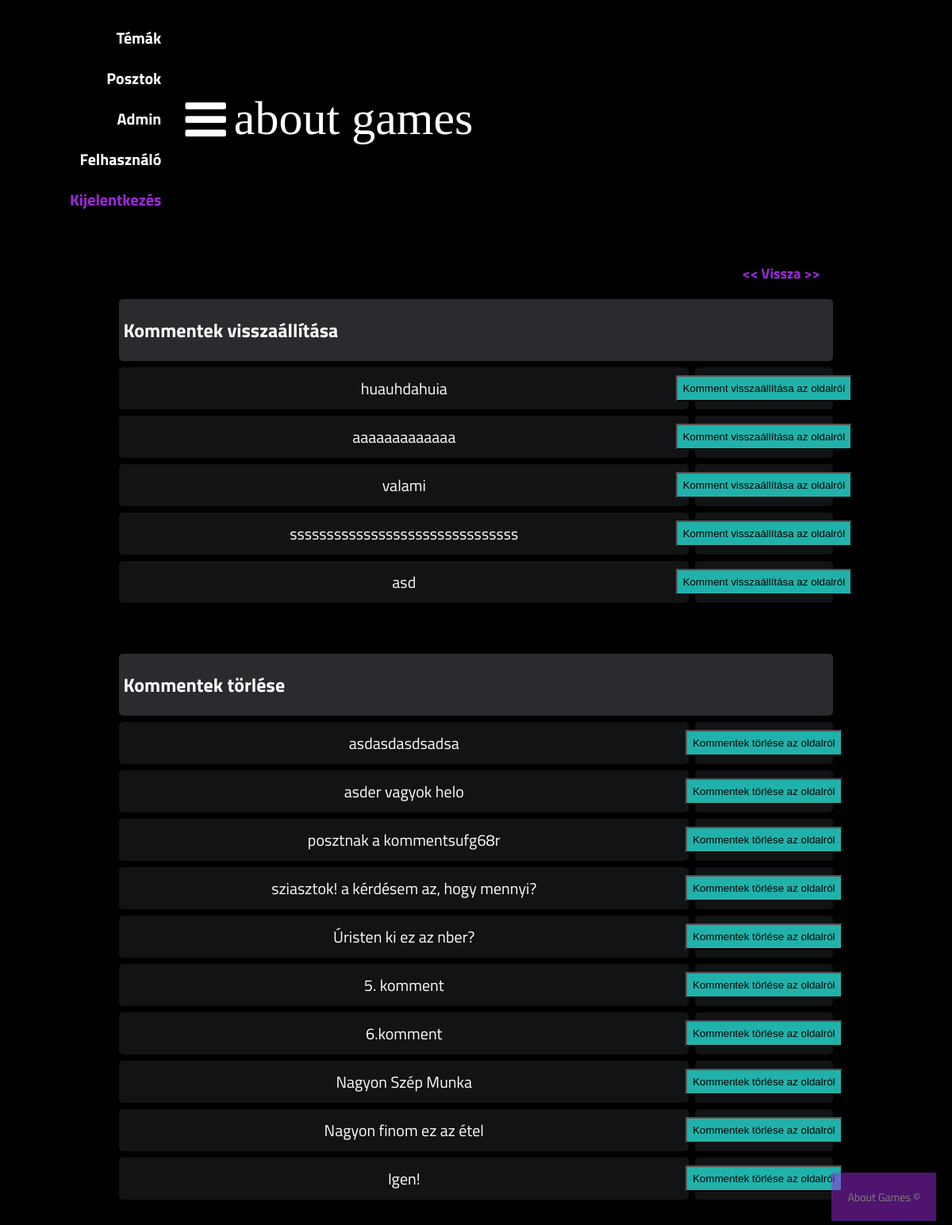
/Zarodolgozat_program/public/functions/admin_comment.php?admin_id=10 (signed in), run on the app's committed database.
### tables this page shows
CREATE TABLE `forum_comments` (
  `comment_id` int(11) NOT NULL,
  `forum_id` int(11) NOT NULL,
  `user_id` int(11) DEFAULT NULL,
  `comment` varchar(500) NOT NULL DEFAULT '',
  `deleted` datetime DEFAULT NULL
);

### Zarodolgozat_program/public/functions/admin_comment.php (the view, shortened to what this page needs)
<?php require_once "../pdo.php";
include "../layout/header.php";
$stmt_admin_check = $db->prepare("SELECT * FROM user WHERE web_admin = 2");
$stmt_admin_check->execute();
$admin = $stmt_admin_check->fetch();
$stmt_felhasznalo = $db->prepare("SELECT * FROM user INNER JOIN forum_comments ON user.user_id = forum_comments.user_id");
$stmt_felhasznalo->execute();
$kommentek = $stmt_felhasznalo->fetchAll();
?>
    </header>
<div class="container" style="width: 80%; margin: auto">
    <div class="subforum">
        <div class="subforum-description">
            <a href="admin_post.php?admin_id=<?= $admin['user_id'] ?>" style="float: right; margin-right: 20px; font-size: 18px"> <strong><<</strong> Vissza <strong>>></strong> </a>
            <br><br>
        </div>
        <div class="subforum-title">
            <h1 style="font-size: 24px">Kommentek visszaállítása</h1>
        </div>
        <?php foreach ($kommentek as $komment): ?>
            <?php if ($komment['deleted'] != null): ?>
                <div class="subforum-row" style="grid-template-columns: 80% 20%">
                    <div class="subforum-stats subforum-column center">
                        <span style="font-size: 20px"><?= $komment['comment'] ?></span>
                    </div>
                    <div class="subforum-info subforum-column center">
                        <?php if ($admin['web_admin'] == 2): ?>
                            <form method="post" action="/functions/admin_comment.php?admin_id=<?= $admin['user_id'] ?>">
                                <input type="submit" name="visszaallitas" id="visszaallitas" value="Komment visszaállítása az oldalról" style="padding: 7px; background-color: lightseagreen; color: black">
                            </form>
                        <?php endif;?>
                    </div>
                </div>
            <?php endif;?>
        <?php endforeach;?>
    </div>
</div>
<div class="container" style="width: 80%; margin: auto">
    <div class="subforum">
        <div class="subforum-title">
            <h1 style="font-size: 24px">Kommentek törlése</h1>
        </div>
        <?php foreach ($kommentek as $komment): ?>
            <?php if ($komment['deleted'] == null): ?>
                <div class="subforum-row" style="grid-template-columns: 80% 20%">
                    <div class="subforum-stats subforum-column center">
                        <span style="font-size: 20px"><?= $komment['comment'] ?></span>
                    </div>
                    <div class="subforum-info subforum-column center">
                        <?php if ($admin['web_admin'] == 2): ?>
                            <form method="post" action="/functions/admin_comment.php?admin_id=<?= $admin['user_id'] ?>">
                                <input type="submit" name="torles" id="torles" value="Kommentek törlése az oldalról" style="padding: 7px; background-color: lightseagreen; color: black">
                            </form>
                        <?php endif;?>
                    </div>
                </div>
            <?php endif;?>
        <?php endforeach;?>
    </div>
</div>
<?php include "../layout/footer.php"; ?>

### Zarodolgozat_program/public/css/styles.css (style rules this page uses)
* { box-sizing: border-box; }
html { font-size: 14px; font-family: 'Titillium Web', sans-serif; background-color:rgb(0,0,0); color:#FEFEFE; }
a { color:#9d29db; font-weight: bolder; text-decoration: none; }
h1 { font-size:16px; font-weight: bolder; }
.container { margin: 20px; padding: 20px; }
.subforum { margin-top:20px; }
.subforum-title { background-color:#292B2E; padding: 5px; border-radius: 5px; margin:4px; }
.subforum-row { display: grid; grid-template-columns: 7% 60% 13% 20%; }
.subforum-column { padding: 10px; margin: 4px; border-radius: 5px; background-color:#111314; }
.subforum-description * { margin-block: 0; }
.center { display: flex; justify-content: center; align-items: center; }

### data on the page
forum_comments: comment "huauhdahuia"
forum_comments: comment "aaaaaaaaaaaaa"
forum_comments: comment "valami"
forum_comments: comment "sssssssssssssssssssssssssssssss"
forum_comments: comment "asd"
forum_comments: comment "asdasdasdsadsa"
forum_comments: comment "asder vagyok helo"
forum_comments: comment "posztnak a kommentsufg68r"
forum_comments: comment "sziasztok! a kérdésem az, hogy mennyi?"
forum_comments: comment "Úristen ki ez az nber?"
forum_comments: comment "5. komment"
forum_comments: comment "6.komment"
forum_comments: comment "Nagyon Szép Munka"
forum_comments: comment "Nagyon finom ez az étel"
forum_comments: comment "Igen!"
